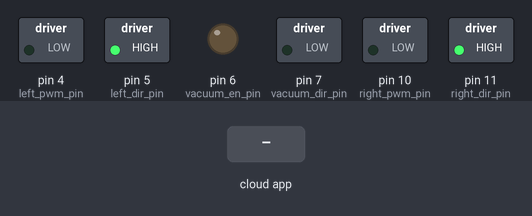
This sketch was run on a simulated Arduino Uno, built with avr-gcc and run on an emulated ATmega328P. Parts: switched loads named in the sketch (green lamp = pin HIGH), output pins drawn as LEDs (lit = HIGH). Inputs (shaded band) come from the test bench. The ROS host is connected and sends only what is stated.

Above: at 1.7 s.
1.8 s: the phone or cloud app sets linear.x to -100
At 2.1 s:
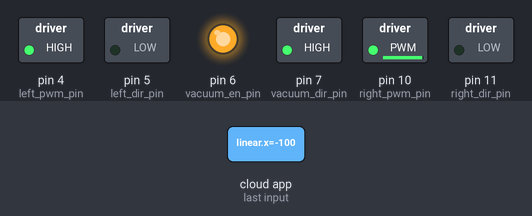
3.3 s: the phone or cloud app sets angular.z to -100
At 4.5 s:
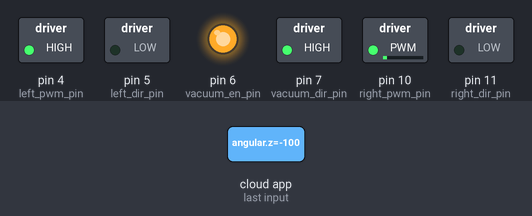
4.8 s: the phone or cloud app sets linear.x to 0
At 5.7 s:
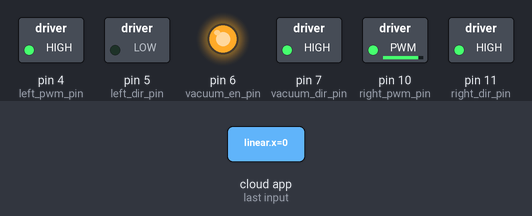
6.3 s: the phone or cloud app sets angular.z to 0
At 6.7 s:
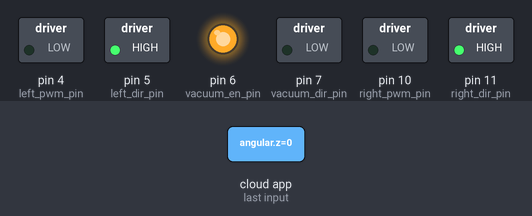
7.8 s: the phone or cloud app sets linear.x to 100
At 9.0 s:
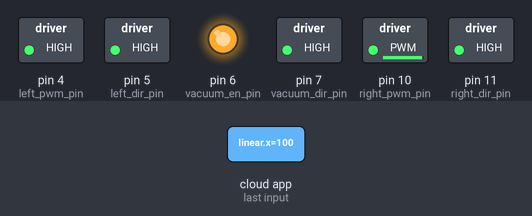
9.3 s: the phone or cloud app sets angular.z to 100
At 10.2 s:
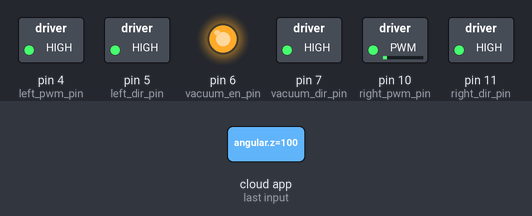
Timing chart, 0 to 11.8 s (numbered marks = the images above; inputs shaded):
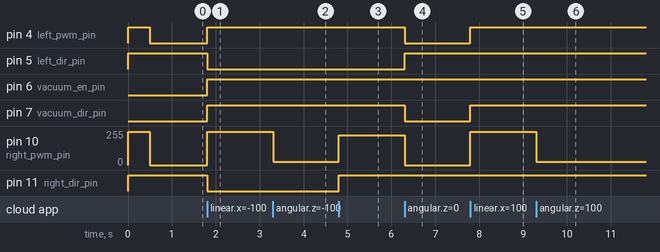

The sketch:

cmd_vel_sub_diff.ino
```cpp
#include <Arduino.h>
#include <ros.h>
#include <geometry_msgs/Twist.h>
#include <std_msgs/Float32.h>

// Left encoder
int Left_Encoder_PinA = 2;
int Left_Encoder_PinB = 3;
//Right Encoder
int Right_Encoder_PinA = 8;
int Right_Encoder_PinB = 9;

// Pin variables for motors.
const int right_pwm_pin = 10;
const int right_dir_pin = 11;
const int left_pwm_pin = 4;
const int left_dir_pin = 5;
const int vacuum_en_pin = 6;
const int vacuum_dir_pin = 7;
const bool left_fwd = true;
const bool right_fwd = true;

// Default_speed.
const int default_vel = 250;
int state_vel = default_vel;
const int max_vel = 255;

// Robot dimensions. In cm.
const float wheel_dist = 36.0;
ros::NodeHandle  nh;

// ROS stuff.

std_msgs::Float32 int_msg_right;
ros::Publisher motor_right_pub("motor_right", &int_msg_right);

std_msgs::Float32 int_msg_left;
ros::Publisher motor_left_pub("motor_left", &int_msg_left);

void MoveStop() {
  digitalWrite(right_dir_pin, right_fwd);
  digitalWrite(left_dir_pin, left_fwd);
  analogWrite(right_pwm_pin, 0);
  analogWrite(left_pwm_pin, 0);
  analogWrite(vacuum_dir_pin, 0);
}

void cmd_vel_cb(const geometry_msgs::Twist & msg) {
  // Read the message. Act accordingly.
  // We only care about the linear x, and the rotational z.
  const float x = msg.linear.x;
  const float z_rotation = msg.angular.z;
  // Flipped r and l. Added steering scaler.
  float right_cmd = (-z_rotation*1.8)/2.0 + x;
  float left_cmd = 2.0*x - right_cmd;
  bool right_dir = (right_cmd>0)? right_fwd : !right_fwd;
  bool left_dir = (left_cmd>0)? left_fwd : !left_fwd;

  digitalWrite(right_dir_pin, right_dir);
  digitalWrite(left_dir_pin, left_dir);
  digitalWrite(vacuum_en_pin, HIGH);
  digitalWrite(vacuum_dir_pin, HIGH);

  int right_write = int( default_vel * right_cmd);
  int left_write = int( default_vel * left_cmd );

  if (x == 0 && z_rotation == 0){
      MoveStop();
  }
     // Advertise the arduino command.
  int abs_left_write =  abs(left_write);
  int abs_right_write = abs(right_write);
  int_msg_right.data = right_write;
  int_msg_left.data = left_write;
  analogWrite(right_pwm_pin, abs_right_write);
  analogWrite(left_pwm_pin,  abs_left_write);
}

ros::Subscriber<geometry_msgs::Twist> sub("cmd_vel", cmd_vel_cb);

void setup() {
  // Left encoder
  pinMode(Left_Encoder_PinA, INPUT); // sets pin A pullup
  pinMode(Left_Encoder_PinB, INPUT); // sets pin B pullup
  // Right encoder
  pinMode(Right_Encoder_PinA, INPUT); // sets pin A pullup
  pinMode(Right_Encoder_PinB, INPUT); // sets pin B pullup
  pinMode(right_pwm_pin, OUTPUT);    // sets the digital pin 13 as output
  pinMode(right_dir_pin, OUTPUT);
  pinMode(left_pwm_pin, OUTPUT);
  pinMode(left_dir_pin, OUTPUT);
  pinMode(vacuum_en_pin, OUTPUT);
  pinMode(vacuum_dir_pin, OUTPUT);
  // Set initial values for directions. Set both to forward.
  digitalWrite(right_dir_pin, right_fwd);
  digitalWrite(left_dir_pin, left_fwd);
    // Send forward command.
  analogWrite(right_pwm_pin, default_vel);
  analogWrite(left_pwm_pin, default_vel);
  delay(500);
  MoveStop();

  nh.initNode();
  nh.subscribe(sub);
  nh.advertise(motor_right_pub);
  nh.advertise(motor_left_pub);
  Serial.begin(57600);
}
void loop() {
  motor_right_pub.publish(&int_msg_right);
  motor_left_pub.publish(&int_msg_left);
  nh.spinOnce();
  delay(5);
}
```

Measured:
- after the input at 1.8 s, pin 4 (left_pwm_pin), pin 6 (vacuum_en_pin), pin 7 (vacuum_dir_pin): LOW → HIGH at once; pin 5 (left_dir_pin), pin 11 (right_dir_pin): HIGH → LOW at once; pin 10 (right_pwm_pin): 0/255 → 250/255 at once
- after the input at 3.3 s, pin 10 (right_pwm_pin): 250/255 → 25/255 at once
- after the input at 4.8 s, pin 10 (right_pwm_pin): 25/255 → 225/255 at once; pin 11 (right_dir_pin): LOW → HIGH at once
- after the input at 6.3 s, pin 4 (left_pwm_pin), pin 7 (vacuum_dir_pin): HIGH → LOW at once; pin 5 (left_dir_pin): LOW → HIGH at once; pin 10 (right_pwm_pin): 225/255 → 0/255 at once
- after the input at 7.8 s, pin 4 (left_pwm_pin), pin 7 (vacuum_dir_pin): LOW → HIGH at once; pin 10 (right_pwm_pin): 0/255 → 250/255 at once
- after the input at 9.3 s, pin 10 (right_pwm_pin): 250/255 → 25/255 at once
